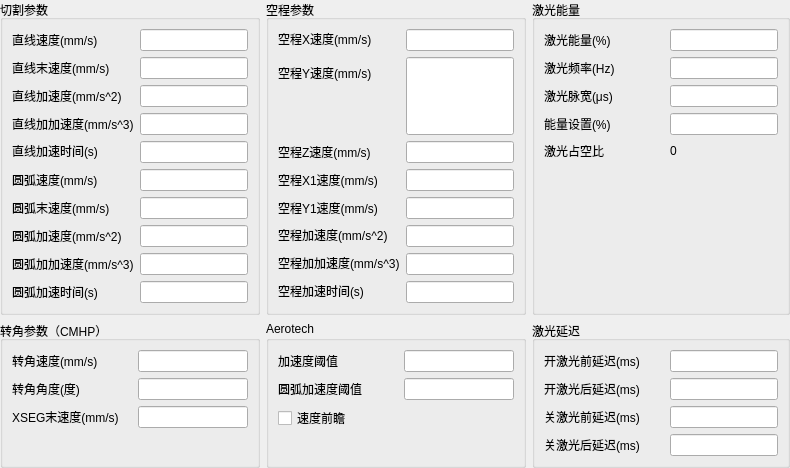
              <widget class="QWidget" name="page_SpeedLaser">
               <layout class="QGridLayout" name="gridLayout">
                <property name="leftMargin">
                 <number>0</number>
                </property>
                <property name="topMargin">
                 <number>0</number>
                </property>
                <property name="rightMargin">
                 <number>0</number>
                </property>
                <property name="bottomMargin">
                 <number>0</number>
                </property>
                <item row="0" column="2">
                 <widget class="QGroupBox" name="groupBox_LaserEnergy">
                  <property name="title">
                   <string>激光能量</string>
                  </property>
                  <layout class="QFormLayout" name="formLayout_6">
                   <item row="0" column="0">
                    <widget class="QLabel" name="label_20">
                     <property name="minimumSize">
                      <size>
                       <width>80</width>
                       <height>20</height>
                      </size>
                     </property>
                     <property name="text">
                      <string>激光能量(%)</string>
                     </property>
                    </widget>
                   </item>
                   <item row="0" column="1">
                    <widget class="QLineEdit" name="lineEdit_LaserEnergy_Energy"/>
                   </item>
                   <item row="1" column="0">
                    <widget class="QLabel" name="label_26">
                     <property name="minimumSize">
                      <size>
                       <width>80</width>
                       <height>20</height>
                      </size>
                     </property>
                     <property name="text">
                      <string>激光频率(Hz)</string>
                     </property>
                    </widget>
                   </item>
                   <item row="1" column="1">
                    <widget class="QLineEdit" name="lineEdit_LaserEnergy_Frequency"/>
                   </item>
                   <item row="2" column="0">
                    <widget class="QLabel" name="label_27">
                     <property name="minimumSize">
                      <size>
                       <width>120</width>
                       <height>20</height>
                      </size>
                     </property>
                     <property name="text">
                      <string>激光脉宽(μs)</string>
                     </property>
                    </widget>
                   </item>
                   <item row="2" column="1">
                    <widget class="QLineEdit" name="lineEdit_LaserEnergy_Pluse"/>
                   </item>
                   <item row="3" column="1">
                    <widget class="QLineEdit" name="lineEdit_LaserEnergy_AnalogValue">
                     <property name="toolTip">
                      <string>模拟量能量输入，单位%</string>
                     </property>
                    </widget>
                   </item>
                   <item row="4" column="0">
                    <widget class="QLabel" name="label_48">
                     <property name="minimumSize">
                      <size>
                       <width>0</width>
                       <height>20</height>
                      </size>
                     </property>
                     <property name="text">
                      <string>激光占空比</string>
                     </property>
                    </widget>
                   </item>
                   <item row="4" column="1">
                    <widget class="QLabel" name="lable_LaserEnergy_DutyCycle">
                     <property name="text">
                      <string>0</string>
                     </property>
                    </widget>
                   </item>
                   <item row="3" column="0">
                    <widget class="QLabel" name="label_53">
                     <property name="minimumSize">
                      <size>
                       <width>0</width>
                       <height>20</height>
                      </size>
                     </property>
                     <property name="text">
                      <string>能量设置(%)</string>
                     </property>
                    </widget>
                   </item>
                  </layout>
                 </widget>
                </item>
                <item row="0" column="0">
                 <widget class="QGroupBox" name="groupBox_Cut">
                  <property name="title">
                   <string>切割参数</string>
                  </property>
                  <layout class="QFormLayout" name="formLayout">
                   <property name="fieldGrowthPolicy">
                    <enum>QFormLayout::AllNonFixedFieldsGrow</enum>
                   </property>
                   <item row="0" column="0">
                    <widget class="QLabel" name="label_2">
                     <property name="minimumSize">
                      <size>
                       <width>80</width>
                       <height>20</height>
                      </size>
                     </property>
                     <property name="text">
                      <string>直线速度(mm/s)</string>
                     </property>
                    </widget>
                   </item>
                   <item row="0" column="1">
                    <widget class="QLineEdit" name="lineEdit_Cut_LineVel"/>
                   </item>
                   <item row="1" column="0">
                    <widget class="QLabel" name="label_3">
                     <property name="minimumSize">
                      <size>
                       <width>80</width>
                       <height>20</height>
                      </size>
                     </property>
                     <property name="text">
                      <string>直线末速度(mm/s)</string>
                     </property>
                    </widget>
                   </item>
                   <item row="1" column="1">
                    <widget class="QLineEdit" name="lineEdit_Cut_LineEndVel"/>
                   </item>
                   <item row="2" column="0">
                    <widget class="QLabel" name="label_4">
                     <property name="minimumSize">
                      <size>
                       <width>80</width>
                       <height>20</height>
                      </size>
                     </property>
                     <property name="text">
                      <string>直线加速度(mm/s^2)</string>
                     </property>
                    </widget>
                   </item>
                   <item row="2" column="1">
                    <widget class="QLineEdit" name="lineEdit_Cut_LineAcc"/>
                   </item>
                   <item row="3" column="0">
                    <widget class="QLabel" name="label_5">
                     <property name="minimumSize">
                      <size>
                       <width>80</width>
                       <height>20</height>
                      </size>
                     </property>
                     <property name="text">
                      <string>直线加加速度(mm/s^3)</string>
                     </property>
                    </widget>
                   </item>
                   <item row="3" column="1">
                    <widget class="QLineEdit" name="lineEdit_Cut_LineJerk"/>
                   </item>
                   <item row="4" column="0">
                    <widget class="QLabel" name="label_25">
                     <property name="sizePolicy">
                      <sizepolicy hsizetype="Expanding" vsizetype="Fixed">
                       <horstretch>0</horstretch>
                       <verstretch>0</verstretch>
                      </sizepolicy>
                     </property>
                     <property name="minimumSize">
                      <size>
                       <width>80</width>
                       <height>20</height>
                      </size>
                     </property>
                     <property name="text">
                      <string>直线加速时间(s)</string>
                     </property>
                    </widget>
                   </item>
                   <item row="4" column="1">
                    <widget class="QLineEdit" name="lineEdit_Cut_LineTime"/>
                   </item>
                   <item row="5" column="0">
                    <widget class="QLabel" name="label_6">
                     <property name="minimumSize">
                      <size>
                       <width>80</width>
                       <height>20</height>
                      </size>
                     </property>
                     <property name="text">
                      <string>圆弧速度(mm/s)</string>
                     </property>
                    </widget>
                   </item>
                   <item row="5" column="1">
                    <widget class="QLineEdit" name="lineEdit_Cut_ArcAcc"/>
                   </item>
                   <item row="6" column="0">
                    <widget class="QLabel" name="label_7">
                     <property name="minimumSize">
                      <size>
                       <width>80</width>
                       <height>20</height>
                      </size>
                     </property>
                     <property name="text">
                      <string>圆弧末速度(mm/s)</string>
                     </property>
                    </widget>
                   </item>
                   <item row="6" column="1">
                    <widget class="QLineEdit" name="lineEdit_Cut_ArcVel"/>
                   </item>
                   <item row="7" column="0">
                    <widget class="QLabel" name="label_8">
                     <property name="minimumSize">
                      <size>
                       <width>80</width>
                       <height>20</height>
                      </size>
                     </property>
                     <property name="text">
                      <string>圆弧加速度(mm/s^2)</string>
                     </property>
                    </widget>
                   </item>
                   <item row="7" column="1">
                    <widget class="QLineEdit" name="lineEdit_Cut_ArcEndVel"/>
                   </item>
                   <item row="8" column="0">
                    <widget class="QLabel" name="label_9">
                     <property name="minimumSize">
                      <size>
                       <width>120</width>
                       <height>20</height>
                      </size>
                     </property>
                     <property name="text">
                      <string>圆弧加加速度(mm/s^3)</string>
                     </property>
                    </widget>
                   </item>
                   <item row="8" column="1">
                    <widget class="QLineEdit" name="lineEdit_Cut_ArcJerk"/>
                   </item>
                   <item row="9" column="0">
                    <widget class="QLabel" name="label_13">
                     <property name="minimumSize">
                      <size>
                       <width>120</width>
                       <height>20</height>
                      </size>
                     </property>
                     <property name="text">
                      <string>圆弧加速时间(s)</string>
                     </property>
                    </widget>
                   </item>
                   <item row="9" column="1">
                    <widget class="QLineEdit" name="lineEdit_Cut_ArcTime"/>
                   </item>
                  </layout>
                 </widget>
                </item>
                <item row="0" column="1">
                 <widget class="QGroupBox" name="groupBox_Jump">
                  <property name="title">
                   <string>空程参数</string>
                  </property>
                  <layout class="QFormLayout" name="formLayout_7">
                   <property name="fieldGrowthPolicy">
                    <enum>QFormLayout::AllNonFixedFieldsGrow</enum>
                   </property>
                   <item row="0" column="0">
                    <widget class="QLabel" name="label_21">
                     <property name="sizePolicy">
                      <sizepolicy hsizetype="Expanding" vsizetype="Fixed">
                       <horstretch>0</horstretch>
                       <verstretch>0</verstretch>
                      </sizepolicy>
                     </property>
                     <property name="minimumSize">
                      <size>
                       <width>80</width>
                       <height>20</height>
                      </size>
                     </property>
                     <property name="text">
                      <string>空程X速度(mm/s)</string>
                     </property>
                    </widget>
                   </item>
                   <item row="0" column="1">
                    <widget class="QLineEdit" name="lineEdit_Jump_XVel"/>
                   </item>
                   <item row="1" column="0">
                    <widget class="QLabel" name="label_29">
                     <property name="text">
                      <string>空程Y速度(mm/s)</string>
                     </property>
                    </widget>
                   </item>
                   <item row="1" column="1">
                    <widget class="QLineEdit" name="lineEdit_Jump_YVel">
                     <property name="sizePolicy">
                      <sizepolicy hsizetype="Expanding" vsizetype="Expanding">
                       <horstretch>0</horstretch>
                       <verstretch>0</verstretch>
                      </sizepolicy>
                     </property>
                    </widget>
                   </item>
                   <item row="2" column="0">
                    <widget class="QLabel" name="label_30">
                     <property name="text">
                      <string>空程Z速度(mm/s)</string>
                     </property>
                    </widget>
                   </item>
                   <item row="2" column="1">
                    <widget class="QLineEdit" name="lineEdit_Jump_ZVel"/>
                   </item>
                   <item row="3" column="0">
                    <widget class="QLabel" name="lable_Jump_X1">
                     <property name="text">
                      <string>空程X1速度(mm/s)</string>
                     </property>
                    </widget>
                   </item>
                   <item row="3" column="1">
                    <widget class="QLineEdit" name="lineEdit_Jump_X1Vel"/>
                   </item>
                   <item row="4" column="0">
                    <widget class="QLabel" name="lable_Jump_Y1">
                     <property name="text">
                      <string>空程Y1速度(mm/s)</string>
                     </property>
                    </widget>
                   </item>
                   <item row="4" column="1">
                    <widget class="QLineEdit" name="lineEdit_Jump_Y1Vel"/>
                   </item>
                   <item row="5" column="0">
                    <widget class="QLabel" name="label_22">
                     <property name="sizePolicy">
                      <sizepolicy hsizetype="Expanding" vsizetype="Fixed">
                       <horstretch>0</horstretch>
                       <verstretch>0</verstretch>
                      </sizepolicy>
                     </property>
                     <property name="minimumSize">
                      <size>
                       <width>80</width>
                       <height>20</height>
                      </size>
                     </property>
                     <property name="text">
                      <string>空程加速度(mm/s^2)</string>
                     </property>
                    </widget>
                   </item>
                   <item row="5" column="1">
                    <widget class="QLineEdit" name="lineEdit_Jump_Acc">
                     <property name="sizePolicy">
                      <sizepolicy hsizetype="Expanding" vsizetype="Fixed">
                       <horstretch>0</horstretch>
                       <verstretch>0</verstretch>
                      </sizepolicy>
                     </property>
                    </widget>
                   </item>
                   <item row="6" column="0">
                    <widget class="QLabel" name="label_23">
                     <property name="sizePolicy">
                      <sizepolicy hsizetype="Expanding" vsizetype="Fixed">
                       <horstretch>0</horstretch>
                       <verstretch>0</verstretch>
                      </sizepolicy>
                     </property>
                     <property name="minimumSize">
                      <size>
                       <width>80</width>
                       <height>20</height>
                      </size>
                     </property>
                     <property name="text">
                      <string>空程加加速度(mm/s^3)</string>
                     </property>
                    </widget>
                   </item>
                   <item row="6" column="1">
                    <widget class="QLineEdit" name="lineEdit_Jump_Jerk">
                     <property name="sizePolicy">
                      <sizepolicy hsizetype="Expanding" vsizetype="Fixed">
                       <horstretch>0</horstretch>
                       <verstretch>0</verstretch>
                      </sizepolicy>
                     </property>
                    </widget>
                   </item>
                   <item row="7" column="0">
                    <widget class="QLabel" name="label_24">
                     <property name="sizePolicy">
                      <sizepolicy hsizetype="Expanding" vsizetype="Fixed">
                       <horstretch>0</horstretch>
                       <verstretch>0</verstretch>
                      </sizepolicy>
                     </property>
                     <property name="minimumSize">
                      <size>
                       <width>80</width>
                       <height>20</height>
                      </size>
                     </property>
                     <property name="text">
                      <string>空程加速时间(s)</string>
                     </property>
                    </widget>
                   </item>
                   <item row="7" column="1">
                    <widget class="QLineEdit" name="lineEdit_Jump_Time">
                     <property name="sizePolicy">
                      <sizepolicy hsizetype="Expanding" vsizetype="Fixed">
                       <horstretch>0</horstretch>
                       <verstretch>0</verstretch>
                      </sizepolicy>
                     </property>
                    </widget>
                   </item>
                  </layout>
                 </widget>
                </item>
                <item row="1" column="2">
                 <widget class="QGroupBox" name="groupBox_LaserDelay">
                  <property name="title">
                   <string>激光延迟</string>
                  </property>
                  <layout class="QFormLayout" name="formLayout_8">
                   <item row="0" column="0">
                    <widget class="QLabel" name="label_28">
                     <property name="minimumSize">
                      <size>
                       <width>120</width>
                       <height>20</height>
                      </size>
                     </property>
                     <property name="text">
                      <string>开激光前延迟(ms)</string>
                     </property>
                    </widget>
                   </item>
                   <item row="0" column="1">
                    <widget class="QLineEdit" name="lineEdit_LaserDelay_OpenLaserPredelay"/>
                   </item>
                   <item row="1" column="0">
                    <widget class="QLabel" name="label_33">
                     <property name="minimumSize">
                      <size>
                       <width>80</width>
                       <height>20</height>
                      </size>
                     </property>
                     <property name="text">
                      <string>开激光后延迟(ms)</string>
                     </property>
                    </widget>
                   </item>
                   <item row="1" column="1">
                    <widget class="QLineEdit" name="lineEdit_LaserDelay_OpenLaserPostdelay"/>
                   </item>
                   <item row="2" column="0">
                    <widget class="QLabel" name="label_34">
                     <property name="minimumSize">
                      <size>
                       <width>80</width>
                       <height>20</height>
                      </size>
                     </property>
                     <property name="text">
                      <string>关激光前延迟(ms)</string>
                     </property>
                    </widget>
                   </item>
                   <item row="2" column="1">
                    <widget class="QLineEdit" name="lineEdit_LaserDelay_CloseLaserPredelay"/>
                   </item>
                   <item row="3" column="0">
                    <widget class="QLabel" name="label_35">
                     <property name="minimumSize">
                      <size>
                       <width>80</width>
                       <height>20</height>
                      </size>
                     </property>
                     <property name="text">
                      <string>关激光后延迟(ms)</string>
                     </property>
                    </widget>
                   </item>
                   <item row="3" column="1">
                    <widget class="QLineEdit" name="lineEdit_LaserDelay_CloseLaserPostdelay">
                     <property name="sizePolicy">
                      <sizepolicy hsizetype="Expanding" vsizetype="Fixed">
                       <horstretch>0</horstretch>
                       <verstretch>0</verstretch>
                      </sizepolicy>
                     </property>
                    </widget>
                   </item>
                  </layout>
                 </widget>
                </item>
                <item row="1" column="0" colspan="2">
                 <layout class="QHBoxLayout" name="horizontalLayout_4">
                  <item>
                   <widget class="QGroupBox" name="groupBox_ACSCut">
                    <property name="title">
                     <string>转角参数（CMHP）</string>
                    </property>
                    <layout class="QFormLayout" name="formLayout_3">
                     <property name="fieldGrowthPolicy">
                      <enum>QFormLayout::AllNonFixedFieldsGrow</enum>
                     </property>
                     <item row="0" column="0">
                      <widget class="QLabel" name="label_10">
                       <property name="minimumSize">
                        <size>
                         <width>80</width>
                         <height>20</height>
                        </size>
                       </property>
                       <property name="text">
                        <string>转角速度(mm/s)</string>
                       </property>
                      </widget>
                     </item>
                     <item row="0" column="1">
                      <widget class="QLineEdit" name="lineEdit_ACSCut_CornerVelocity"/>
                     </item>
                     <item row="1" column="0">
                      <widget class="QLabel" name="label_11">
                       <property name="minimumSize">
                        <size>
                         <width>80</width>
                         <height>20</height>
                        </size>
                       </property>
                       <property name="text">
                        <string>转角角度(度)</string>
                       </property>
                      </widget>
                     </item>
                     <item row="1" column="1">
                      <widget class="QLineEdit" name="lineEdit_ACSCut_CornerAngle"/>
                     </item>
                     <item row="2" column="0">
                      <widget class="QLabel" name="label_12">
                       <property name="minimumSize">
                        <size>
                         <width>120</width>
                         <height>20</height>
                        </size>
                       </property>
                       <property name="text">
                        <string>XSEG末速度(mm/s)</string>
                       </property>
                      </widget>
                     </item>
                     <item row="2" column="1">
                      <widget class="QLineEdit" name="lineEdit_ACSCut_XSEGVelocity"/>
                     </item>
                    </layout>
                   </widget>
                  </item>
                  <item>
                   <widget class="QGroupBox" name="groupBox_AerotechCut">
                    <property name="title">
                     <string>Aerotech</string>
                    </property>
                    <layout class="QFormLayout" name="formLayout_4">
                     <property name="fieldGrowthPolicy">
                      <enum>QFormLayout::AllNonFixedFieldsGrow</enum>
                     </property>
                     <item row="1" column="0">
                      <widget class="QLabel" name="label_14">
                       <property name="minimumSize">
                        <size>
                         <width>120</width>
                         <height>20</height>
                        </size>
                       </property>
                       <property name="text">
                        <string>加速度阈值</string>
                       </property>
                      </widget>
                     </item>
                     <item row="1" column="1">
                      <widget class="QLineEdit" name="lineEdit_AerotechCut__AccelLimit"/>
                     </item>
                     <item row="2" column="0">
                      <widget class="QLabel" name="label_15">
                       <property name="minimumSize">
                        <size>
                         <width>80</width>
                         <height>20</height>
                        </size>
                       </property>
                       <property name="text">
                        <string>圆弧加速度阈值</string>
                       </property>
                      </widget>
                     </item>
                     <item row="2" column="1">
                      <widget class="QLineEdit" name="lineEdit_AerotechCut_CircularAccelLimit"/>
                     </item>
                     <item row="3" column="0">
                      <widget class="QCheckBox" name="checkBox_AerotechCut_Lookahead">
                       <property name="minimumSize">
                        <size>
                         <width>0</width>
                         <height>20</height>
                        </size>
                       </property>
                       <property name="text">
                        <string>速度前瞻</string>
                       </property>
                      </widget>
                     </item>
                    </layout>
                   </widget>
                  </item>
                 </layout>
                </item>
               </layout>
              </widget>
